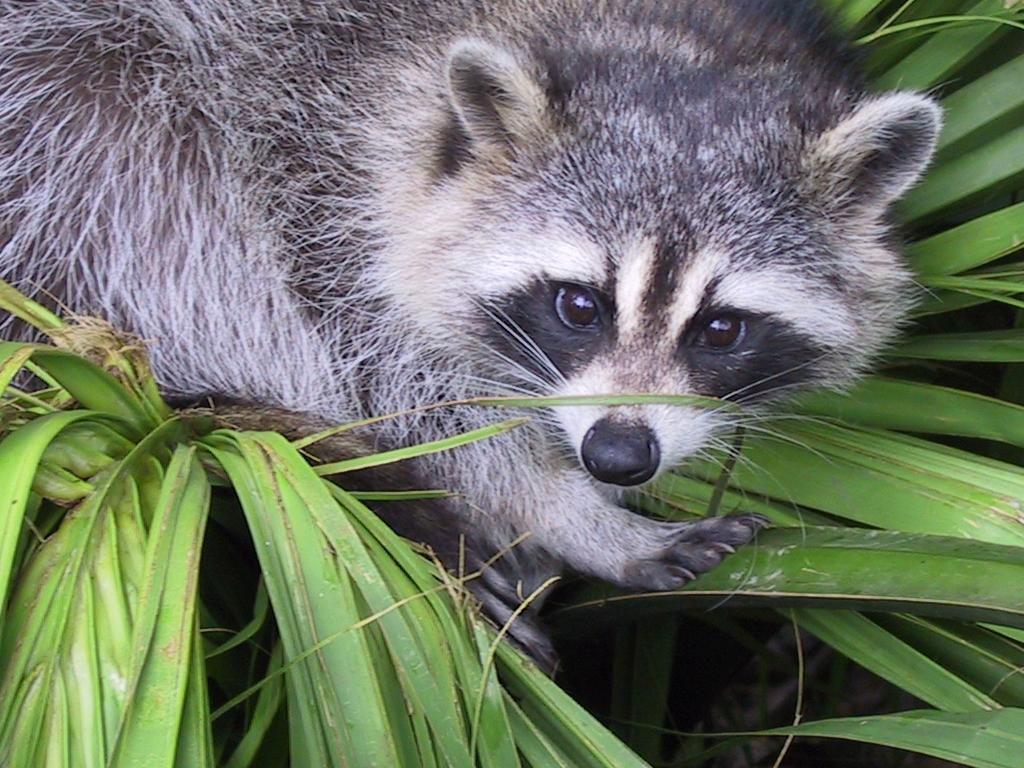
#> input picture python-01/ex04/animal.jpeg, 1024 x 768 px
$ python rotate.py animal.jpeg
#> lines starting #> are read from the running program, lines starting #| are printed output that depends on the picture
### python-01/ex04/load_image.py
import numpy as np
from PIL import Image


# function that loads an image from a file into a numpy array
# and prints its shape and returns the array
def ft_load(path: str) -> np.array:
    try:
        if type(path) is not str:
            raise TypeError("Path must be a string")
        if path == "":
            raise ValueError("Path must not be empty")
        if not path.endswith(".jpg") and not path.endswith(".jpeg"):
            raise ValueError("Path must be a .jpg or .jpeg file")
        image = np.array(Image.open(path))
        print("The shape of the is : ", image.shape)

        return np.array(image)

    except Exception as e:
        print(e)
        return ""

### python-01/ex04/rotate.py
import numpy as np
from PIL import Image
from load_image import ft_load
import matplotlib.pyplot as plt
import sys


# function that takes an image as input and displays it,
# then crops it to a square of size 400x400 pixels,
# and finally displays the cropped image in grayscale.
# rotate it by 90 degrees and display it.
# The function should display the original image and the cropped image
# in two separate windows.
# The function should also print the shape of the original
# image and the shape of the cropped image in the console.
def rotate(image):
#> called with image = 'animal.jpeg'
    try:
        img = Image.open(image)
#> img is the input picture: PIL image 1024x768 RGB; mean R, G, B 110.7, 117.7, 102.1
        print(ft_load(image))
#| The shape of the is :  (768, 1024, 3)
        # Define the crop rectangle
        left = 400
        upper = 100
        size = 400  # size of the square
        zoomed_img = img.crop((left, upper, left + size, upper + size))
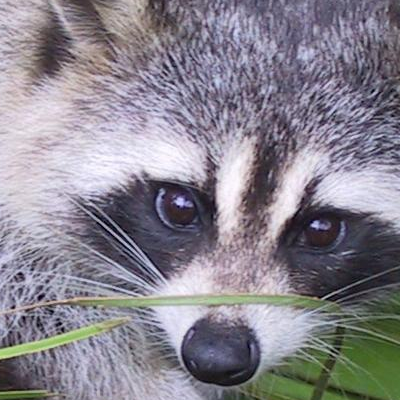
#> zoomed_img: PIL image 400x400 RGB; mean R, G, B 136.6, 132.5, 142.6

        print("no color image shape: ")
        gray_img = zoomed_img.convert("L")
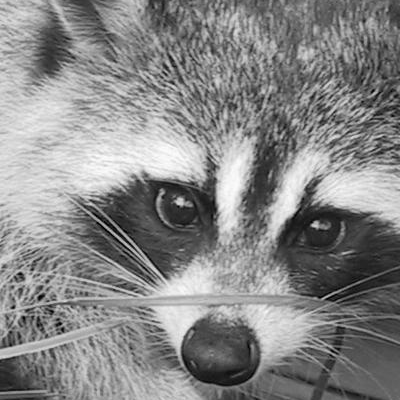
#> gray_img: PIL image 400x400 L; min 0, max 253, mean 134.9
        width, height = gray_img.size
#> width = 400; height = 400
        new_gray_img = Image.new("L", (height, width))
#> new_gray_img: PIL image 400x400 L; every value is 0
        for x in range(width):
            for y in range(height):
                pixel = gray_img.getpixel((x, y))
                new_gray_img.putpixel((y, width - x - 1), pixel)
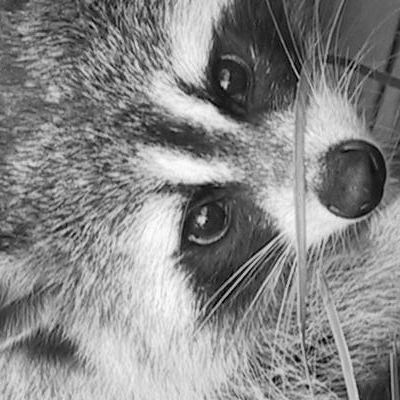
#> new_gray_img: PIL image 400x400 L; min 0, max 253, mean 134.9
        gray_img.show()

        print("New shape after cropping:", np.array(gray_img).shape)
#| New shape after cropping: (400, 400)
        print(np.array(gray_img))
#> (printed output is left out)

        plt.imshow(new_gray_img, cmap='gray')
        plt.title("Zoomed Image")
        plt.axis('on')
        plt.show()

    except FileNotFoundError:
        print("The image file was not found.")
    except Exception as e:
        print(f"An error occurred: {e}")


def main():
    rotate(sys.argv[1])


if __name__ == "__main__":
    main()
